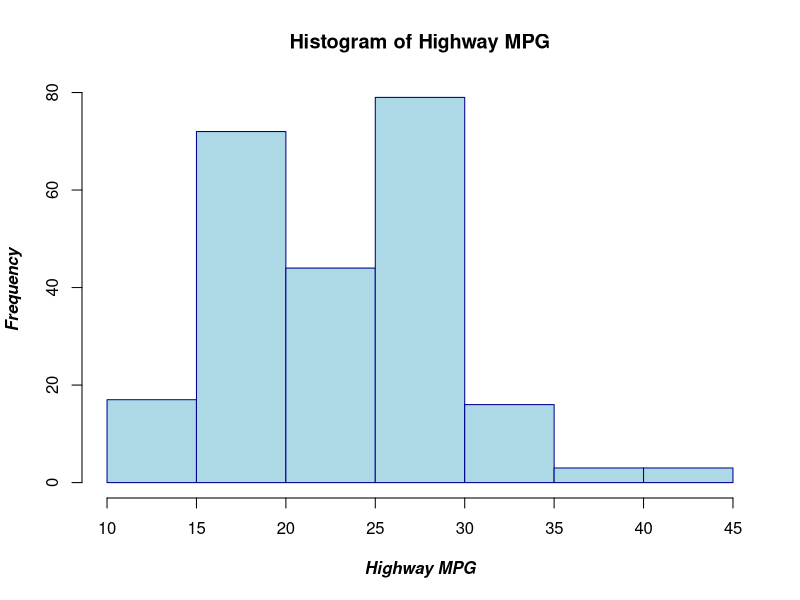
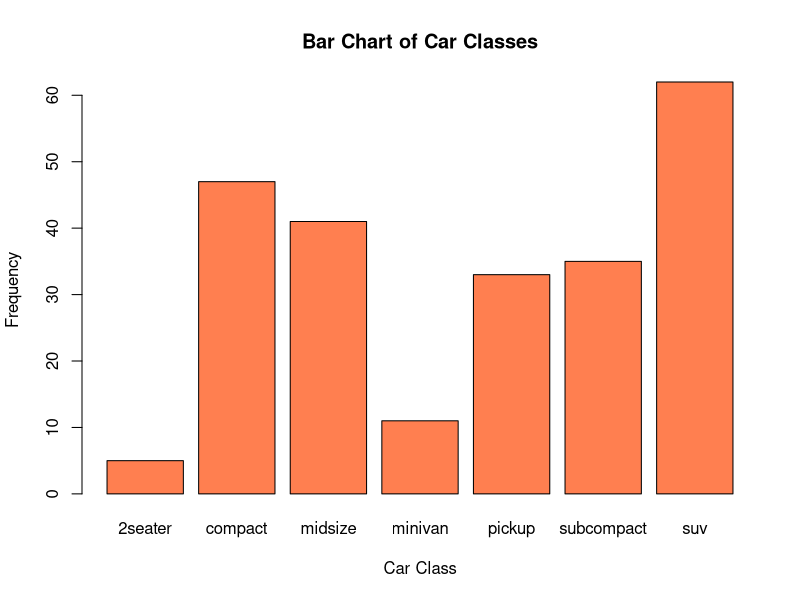
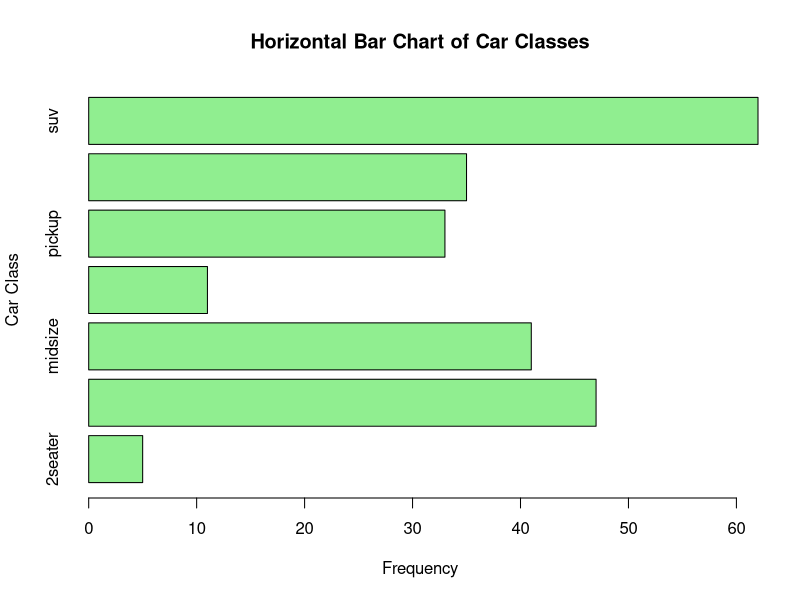
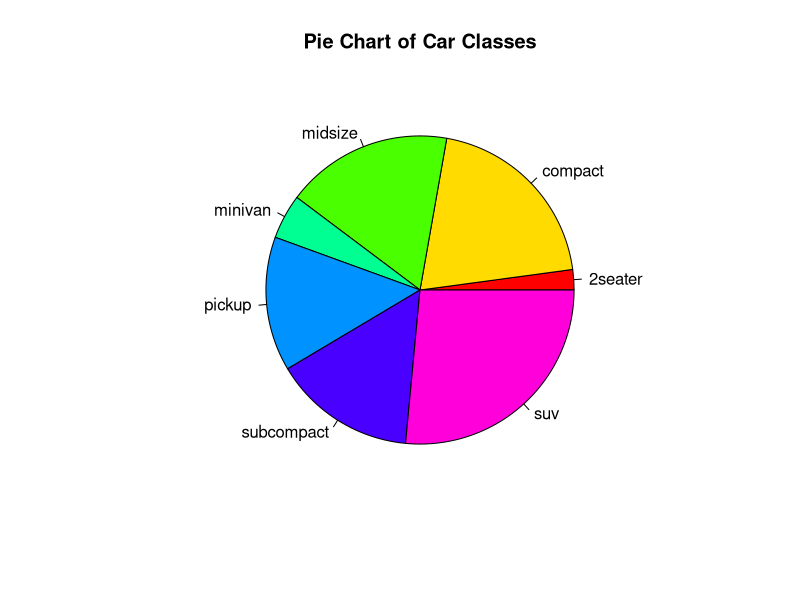
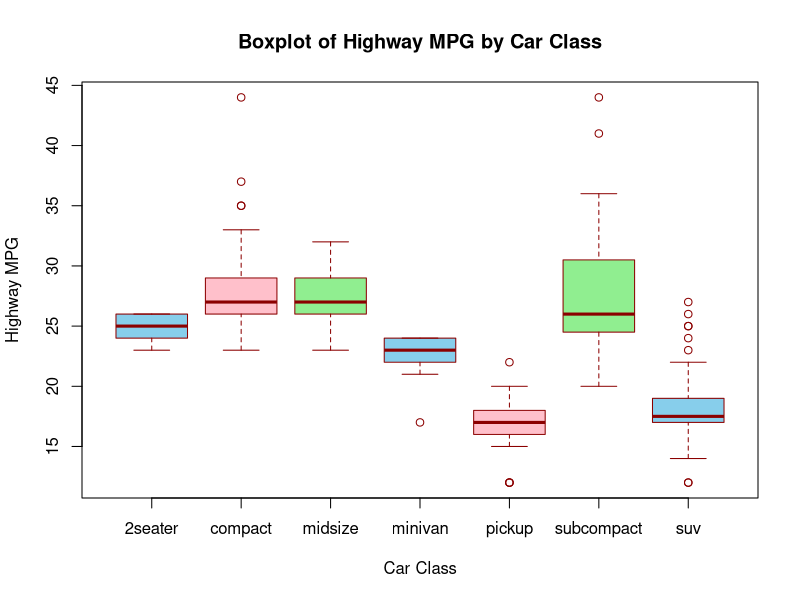
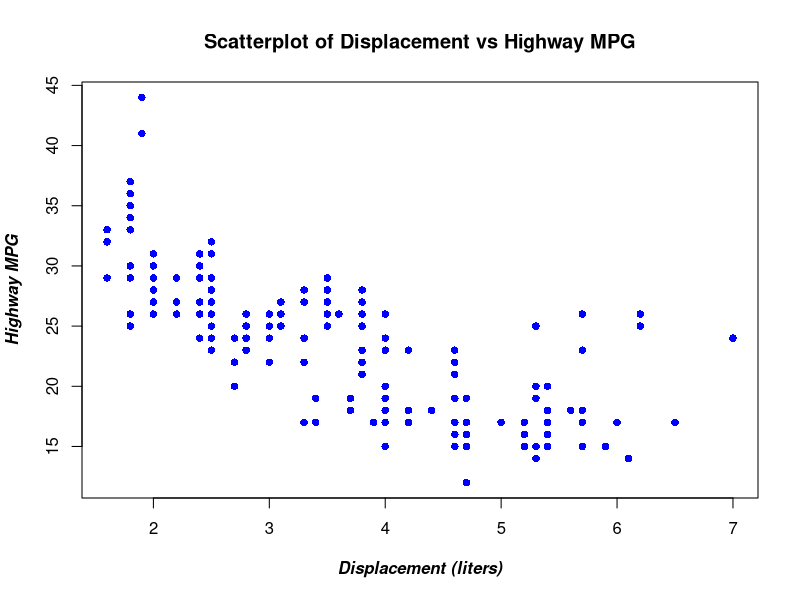
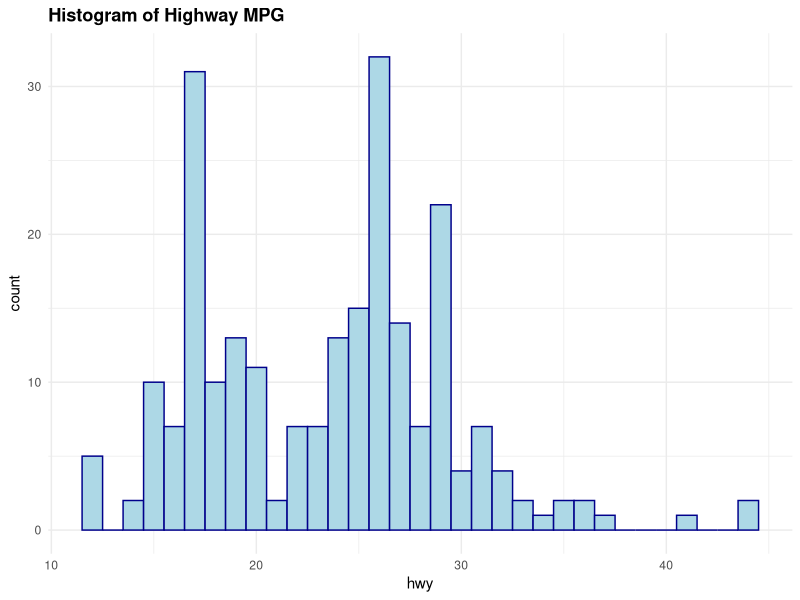
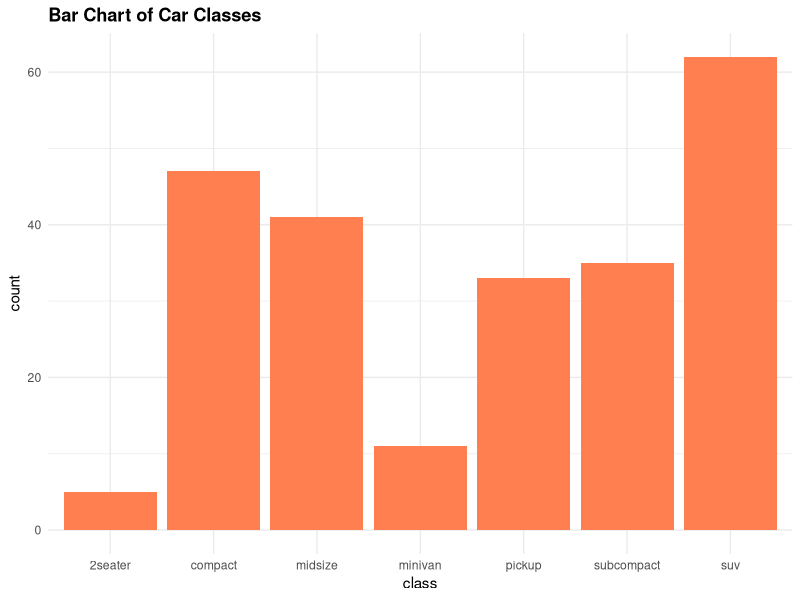

Source code (R) for these figures, in order:
## ---- chunk 1
library(ggplot2)

data<-mpg

## a. Histogram.
hist(mpg$hwy, 
     main="Histogram of Highway MPG", 
     col="lightblue", 
     border="darkblue", 
     xlab="Highway MPG", 
     ylab="Frequency", 
     font.main=2, font.lab=4)

## ---- chunk 2
barplot(table(mpg$class), 
        main="Bar Chart of Car Classes", 
        col="coral", 
        xlab="Car Class", 
        ylab="Frequency", 
        font.main=2)

## ---- chunk 3
barplot(table(mpg$class), 
        main="Horizontal Bar Chart of Car Classes", 
        col="lightgreen", 
        horiz=TRUE, 
        xlab="Frequency", 
        ylab="Car Class", 
        font.main=2)

## ---- chunk 4
pie(table(mpg$class), 
    main="Pie Chart of Car Classes", 
    col=rainbow(length(unique(mpg$class))), 
    font.main=2)

## ---- chunk 5
boxplot(hwy ~ class, data=mpg, 
        main="Boxplot of Highway MPG by Car Class", 
        col=c("skyblue", "pink", "lightgreen"), 
        xlab="Car Class", 
        ylab="Highway MPG", 
        border="darkred", 
        font.main=2)

## ---- chunk 6
plot(mpg$displ, mpg$hwy, 
     main="Scatterplot of Displacement vs Highway MPG", 
     xlab="Displacement (liters)", 
     ylab="Highway MPG", 
     col="blue", 
     pch=16, 
     font.main=2, font.lab=4)

## ---- chunk 7
ggplot(mpg, aes(x=hwy)) +
  geom_histogram(binwidth=1, fill="lightblue", color="darkblue") +
  ggtitle("Histogram of Highway MPG") +
  theme_minimal() +
  theme(plot.title = element_text(face="bold"))

## ---- chunk 8
ggplot(mpg, aes(x=class)) +
  geom_bar(fill="coral") +
  ggtitle("Bar Chart of Car Classes") +
  theme_minimal() +
  theme(plot.title = element_text(face="bold"))

## ---- chunk 9
ggplot(mpg, aes(x=class)) +
  geom_bar(fill="lightgreen") +
  coord_flip() +
  ggtitle("Horizontal Bar Chart of Car Classes") +
  theme_minimal() +
  theme(plot.title = element_text(face="bold"))

## ---- chunk 10
ggplot(mpg, aes(x="", fill=class)) +
  geom_bar(width=1) +
  coord_polar(theta="y") +
  ggtitle("Pie Chart of Car Classes") +
  theme_void() +
  theme(plot.title = element_text(face="bold"))

## ---- chunk 11
ggplot(mpg, aes(x=class, y=hwy, fill=class)) +
  geom_boxplot(color="darkred") +
  ggtitle("Boxplot of Highway MPG by Car Class") +
  theme_minimal() +
  theme(plot.title = element_text(face="bold")) +
  scale_fill_manual(values=c("skyblue", "pink", "lightgreen", "yellow", "purple", "orange", "red"))

## ---- chunk 12
ggplot(mpg, aes(x=displ, y=hwy)) +
  geom_point(color="blue", size=3) +
  ggtitle("Scatterplot of Displacement vs Highway MPG") +
  theme_minimal() +
  theme(plot.title = element_text(face="bold"))

## ---- chunk 13
# a. pdf
#ggsave("scatterplot.pdf", width=5, height=4)

# b. jpg
#ggsave("scatterplot.jpg", width=5, height=4)

# c. svg
#ggsave("scatterplot.svg", width=5, height=4)

# d. tiff
#ggsave("scatterplot.tiff", width=5, height=4)

# e. bmp
#ggsave("scatterplot.bmp", width=5, height=4)

